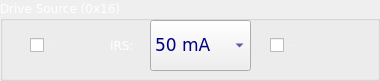
   <widget class="QGroupBox" name="groupBox_5">
    <property name="geometry">
     <rect>
      <x>10</x>
      <y>20</y>
      <width>380</width>
      <height>81</height>
     </rect>
    </property>
    <property name="palette">
     <palette>
      <active>
       <colorrole role="WindowText">
        <brush brushstyle="SolidPattern">
         <color alpha="255">
          <red>255</red>
          <green>255</green>
          <blue>255</blue>
         </color>
        </brush>
       </colorrole>
       <colorrole role="Text">
        <brush brushstyle="SolidPattern">
         <color alpha="255">
          <red>255</red>
          <green>255</green>
          <blue>255</blue>
         </color>
        </brush>
       </colorrole>
       <colorrole role="ButtonText">
        <brush brushstyle="SolidPattern">
         <color alpha="255">
          <red>255</red>
          <green>255</green>
          <blue>255</blue>
         </color>
        </brush>
       </colorrole>
      </active>
      <inactive>
       <colorrole role="WindowText">
        <brush brushstyle="SolidPattern">
         <color alpha="255">
          <red>255</red>
          <green>255</green>
          <blue>255</blue>
         </color>
        </brush>
       </colorrole>
       <colorrole role="Text">
        <brush brushstyle="SolidPattern">
         <color alpha="255">
          <red>255</red>
          <green>255</green>
          <blue>255</blue>
         </color>
        </brush>
       </colorrole>
       <colorrole role="ButtonText">
        <brush brushstyle="SolidPattern">
         <color alpha="255">
          <red>255</red>
          <green>255</green>
          <blue>255</blue>
         </color>
        </brush>
       </colorrole>
      </inactive>
      <disabled>
       <colorrole role="WindowText">
        <brush brushstyle="SolidPattern">
         <color alpha="255">
          <red>0</red>
          <green>0</green>
          <blue>255</blue>
         </color>
        </brush>
       </colorrole>
       <colorrole role="Text">
        <brush brushstyle="SolidPattern">
         <color alpha="255">
          <red>0</red>
          <green>0</green>
          <blue>255</blue>
         </color>
        </brush>
       </colorrole>
       <colorrole role="ButtonText">
        <brush brushstyle="SolidPattern">
         <color alpha="255">
          <red>0</red>
          <green>0</green>
          <blue>255</blue>
         </color>
        </brush>
       </colorrole>
      </disabled>
     </palette>
    </property>
    <property name="font">
     <font>
      <family>DejaVu Sans</family>
      <weight>50</weight>
      <bold>false</bold>
     </font>
    </property>
    <property name="title">
     <string>Drive Source (0x16)</string>
    </property>
    <widget class="QCheckBox" name="chkSRCN">
     <property name="geometry">
      <rect>
       <x>270</x>
       <y>30</y>
       <width>81</width>
       <height>31</height>
      </rect>
     </property>
     <property name="palette">
      <palette>
       <active>
        <colorrole role="WindowText">
         <brush brushstyle="SolidPattern">
          <color alpha="255">
           <red>255</red>
           <green>255</green>
           <blue>255</blue>
          </color>
         </brush>
        </colorrole>
        <colorrole role="Text">
         <brush brushstyle="SolidPattern">
          <color alpha="255">
           <red>255</red>
           <green>255</green>
           <blue>255</blue>
          </color>
         </brush>
        </colorrole>
        <colorrole role="ButtonText">
         <brush brushstyle="SolidPattern">
          <color alpha="255">
           <red>255</red>
           <green>255</green>
           <blue>255</blue>
          </color>
         </brush>
        </colorrole>
       </active>
       <inactive>
        <colorrole role="WindowText">
         <brush brushstyle="SolidPattern">
          <color alpha="255">
           <red>255</red>
           <green>255</green>
           <blue>255</blue>
          </color>
         </brush>
        </colorrole>
        <colorrole role="Text">
         <brush brushstyle="SolidPattern">
          <color alpha="255">
           <red>255</red>
           <green>255</green>
           <blue>255</blue>
          </color>
         </brush>
        </colorrole>
        <colorrole role="ButtonText">
         <brush brushstyle="SolidPattern">
          <color alpha="255">
           <red>255</red>
           <green>255</green>
           <blue>255</blue>
          </color>
         </brush>
        </colorrole>
       </inactive>
       <disabled>
        <colorrole role="WindowText">
         <brush brushstyle="SolidPattern">
          <color alpha="255">
           <red>0</red>
           <green>0</green>
           <blue>255</blue>
          </color>
         </brush>
        </colorrole>
        <colorrole role="Text">
         <brush brushstyle="SolidPattern">
          <color alpha="255">
           <red>0</red>
           <green>0</green>
           <blue>255</blue>
          </color>
         </brush>
        </colorrole>
        <colorrole role="ButtonText">
         <brush brushstyle="SolidPattern">
          <color alpha="255">
           <red>0</red>
           <green>0</green>
           <blue>255</blue>
          </color>
         </brush>
        </colorrole>
       </disabled>
      </palette>
     </property>
     <property name="font">
      <font>
       <family>DejaVu Sans</family>
       <pointsize>-1</pointsize>
       <weight>50</weight>
       <italic>false</italic>
       <bold>false</bold>
      </font>
     </property>
     <property name="styleSheet">
      <string notr="true"/>
     </property>
     <property name="text">
      <string>SRCN</string>
     </property>
    </widget>
    <widget class="QComboBox" name="cmbIRS">
     <property name="enabled">
      <bool>true</bool>
     </property>
     <property name="geometry">
      <rect>
       <x>150</x>
       <y>20</y>
       <width>101</width>
       <height>51</height>
      </rect>
     </property>
     <property name="sizePolicy">
      <sizepolicy hsizetype="Preferred" vsizetype="Preferred">
       <horstretch>0</horstretch>
       <verstretch>10</verstretch>
      </sizepolicy>
     </property>
     <property name="minimumSize">
      <size>
       <width>0</width>
       <height>30</height>
      </size>
     </property>
     <property name="sizeIncrement">
      <size>
       <width>10</width>
       <height>10</height>
      </size>
     </property>
     <property name="baseSize">
      <size>
       <width>0</width>
       <height>10</height>
      </size>
     </property>
     <property name="palette">
      <palette>
       <active>
        <colorrole role="WindowText">
         <brush brushstyle="SolidPattern">
          <color alpha="255">
           <red>0</red>
           <green>0</green>
           <blue>127</blue>
          </color>
         </brush>
        </colorrole>
        <colorrole role="Text">
         <brush brushstyle="SolidPattern">
          <color alpha="255">
           <red>0</red>
           <green>0</green>
           <blue>127</blue>
          </color>
         </brush>
        </colorrole>
        <colorrole role="ButtonText">
         <brush brushstyle="SolidPattern">
          <color alpha="255">
           <red>0</red>
           <green>0</green>
           <blue>127</blue>
          </color>
         </brush>
        </colorrole>
       </active>
       <inactive>
        <colorrole role="WindowText">
         <brush brushstyle="SolidPattern">
          <color alpha="255">
           <red>0</red>
           <green>0</green>
           <blue>127</blue>
          </color>
         </brush>
        </colorrole>
        <colorrole role="Text">
         <brush brushstyle="SolidPattern">
          <color alpha="255">
           <red>0</red>
           <green>0</green>
           <blue>127</blue>
          </color>
         </brush>
        </colorrole>
        <colorrole role="ButtonText">
         <brush brushstyle="SolidPattern">
          <color alpha="255">
           <red>0</red>
           <green>0</green>
           <blue>127</blue>
          </color>
         </brush>
        </colorrole>
       </inactive>
       <disabled>
        <colorrole role="WindowText">
         <brush brushstyle="SolidPattern">
          <color alpha="255">
           <red>0</red>
           <green>0</green>
           <blue>255</blue>
          </color>
         </brush>
        </colorrole>
        <colorrole role="Text">
         <brush brushstyle="SolidPattern">
          <color alpha="255">
           <red>0</red>
           <green>0</green>
           <blue>255</blue>
          </color>
         </brush>
        </colorrole>
        <colorrole role="ButtonText">
         <brush brushstyle="SolidPattern">
          <color alpha="255">
           <red>0</red>
           <green>0</green>
           <blue>255</blue>
          </color>
         </brush>
        </colorrole>
       </disabled>
      </palette>
     </property>
     <property name="font">
      <font>
       <family>DejaVu Sans</family>
       <pointsize>13</pointsize>
       <weight>50</weight>
       <bold>false</bold>
      </font>
     </property>
     <item>
      <property name="text">
       <string>50 mA</string>
      </property>
     </item>
     <item>
      <property name="text">
       <string>500 uA</string>
      </property>
     </item>
     <item>
      <property name="text">
       <string>5 uA</string>
      </property>
     </item>
    </widget>
    <widget class="QCheckBox" name="chkVIS">
     <property name="geometry">
      <rect>
       <x>30</x>
       <y>30</y>
       <width>71</width>
       <height>31</height>
      </rect>
     </property>
     <property name="palette">
      <palette>
       <active>
        <colorrole role="WindowText">
         <brush brushstyle="SolidPattern">
          <color alpha="255">
           <red>255</red>
           <green>255</green>
           <blue>255</blue>
          </color>
         </brush>
        </colorrole>
        <colorrole role="Text">
         <brush brushstyle="SolidPattern">
          <color alpha="255">
           <red>255</red>
           <green>255</green>
           <blue>255</blue>
          </color>
         </brush>
        </colorrole>
        <colorrole role="ButtonText">
         <brush brushstyle="SolidPattern">
          <color alpha="255">
           <red>255</red>
           <green>255</green>
           <blue>255</blue>
          </color>
         </brush>
        </colorrole>
       </active>
       <inactive>
        <colorrole role="WindowText">
         <brush brushstyle="SolidPattern">
          <color alpha="255">
           <red>255</red>
           <green>255</green>
           <blue>255</blue>
          </color>
         </brush>
        </colorrole>
        <colorrole role="Text">
         <brush brushstyle="SolidPattern">
          <color alpha="255">
           <red>255</red>
           <green>255</green>
           <blue>255</blue>
          </color>
         </brush>
        </colorrole>
        <colorrole role="ButtonText">
         <brush brushstyle="SolidPattern">
          <color alpha="255">
           <red>255</red>
           <green>255</green>
           <blue>255</blue>
          </color>
         </brush>
        </colorrole>
       </inactive>
       <disabled>
        <colorrole role="WindowText">
         <brush brushstyle="SolidPattern">
          <color alpha="255">
           <red>0</red>
           <green>0</green>
           <blue>255</blue>
          </color>
         </brush>
        </colorrole>
        <colorrole role="Text">
         <brush brushstyle="SolidPattern">
          <color alpha="255">
           <red>0</red>
           <green>0</green>
           <blue>255</blue>
          </color>
         </brush>
        </colorrole>
        <colorrole role="ButtonText">
         <brush brushstyle="SolidPattern">
          <color alpha="255">
           <red>0</red>
           <green>0</green>
           <blue>255</blue>
          </color>
         </brush>
        </colorrole>
       </disabled>
      </palette>
     </property>
     <property name="font">
      <font>
       <family>DejaVu Sans</family>
       <pointsize>-1</pointsize>
       <weight>50</weight>
       <italic>false</italic>
       <bold>false</bold>
      </font>
     </property>
     <property name="styleSheet">
      <string notr="true"/>
     </property>
     <property name="text">
      <string>I/V</string>
     </property>
    </widget>
    <widget class="QLabel" name="label">
     <property name="geometry">
      <rect>
       <x>110</x>
       <y>35</y>
       <width>31</width>
       <height>20</height>
      </rect>
     </property>
     <property name="palette">
      <palette>
       <active>
        <colorrole role="WindowText">
         <brush brushstyle="SolidPattern">
          <color alpha="255">
           <red>255</red>
           <green>255</green>
           <blue>255</blue>
          </color>
         </brush>
        </colorrole>
        <colorrole role="Text">
         <brush brushstyle="SolidPattern">
          <color alpha="255">
           <red>255</red>
           <green>255</green>
           <blue>255</blue>
          </color>
         </brush>
        </colorrole>
        <colorrole role="ButtonText">
         <brush brushstyle="SolidPattern">
          <color alpha="255">
           <red>255</red>
           <green>255</green>
           <blue>255</blue>
          </color>
         </brush>
        </colorrole>
       </active>
       <inactive>
        <colorrole role="WindowText">
         <brush brushstyle="SolidPattern">
          <color alpha="255">
           <red>255</red>
           <green>255</green>
           <blue>255</blue>
          </color>
         </brush>
        </colorrole>
        <colorrole role="Text">
         <brush brushstyle="SolidPattern">
          <color alpha="255">
           <red>255</red>
           <green>255</green>
           <blue>255</blue>
          </color>
         </brush>
        </colorrole>
        <colorrole role="ButtonText">
         <brush brushstyle="SolidPattern">
          <color alpha="255">
           <red>255</red>
           <green>255</green>
           <blue>255</blue>
          </color>
         </brush>
        </colorrole>
       </inactive>
       <disabled>
        <colorrole role="WindowText">
         <brush brushstyle="SolidPattern">
          <color alpha="255">
           <red>0</red>
           <green>0</green>
           <blue>255</blue>
          </color>
         </brush>
        </colorrole>
        <colorrole role="Text">
         <brush brushstyle="SolidPattern">
          <color alpha="255">
           <red>0</red>
           <green>0</green>
           <blue>255</blue>
          </color>
         </brush>
        </colorrole>
        <colorrole role="ButtonText">
         <brush brushstyle="SolidPattern">
          <color alpha="255">
           <red>0</red>
           <green>0</green>
           <blue>255</blue>
          </color>
         </brush>
        </colorrole>
       </disabled>
      </palette>
     </property>
     <property name="font">
      <font>
       <family>DejaVu Sans</family>
       <weight>50</weight>
       <bold>false</bold>
      </font>
     </property>
     <property name="text">
      <string>IRS:</string>
     </property>
    </widget>
   </widget>
